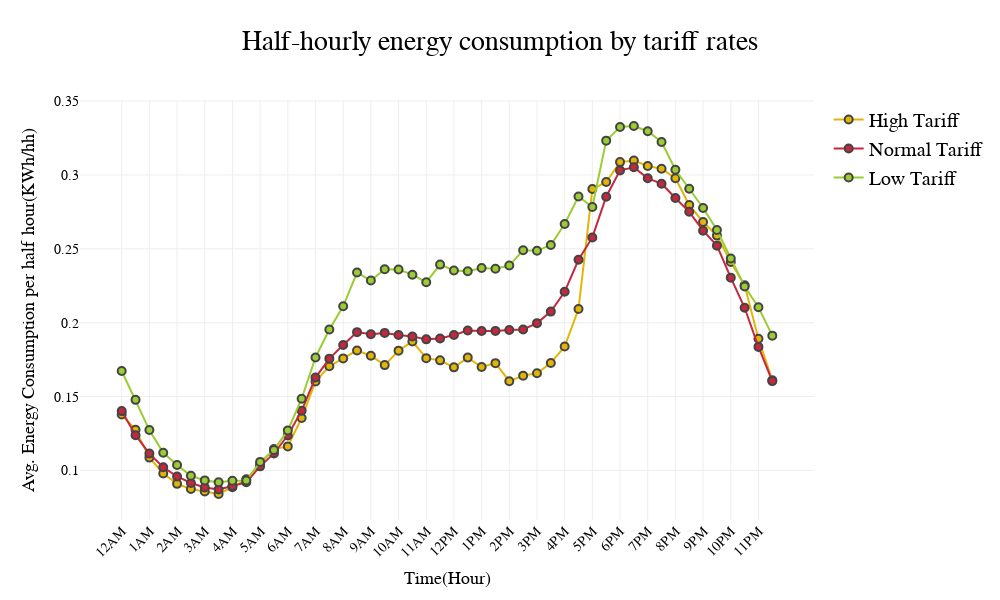

Notebook code for this chart:
### Code cell
data = [
        go.Scatter(
        x=df_dtou_halfhourly_energy_usage.index, # assign x as the dataframe column 
        y=df_dtou_halfhourly_energy_usage['High'], # assign y as the dataframe column
        name='High Tariff',# text displayed as legend label
        mode='lines+markers',
        marker=dict(
                 size=8,
                 color="#E3B505",
                 line=dict(width=2)
                     )
                     ),
        go.Scatter(
        x=df_dtou_halfhourly_energy_usage.index, # assign x as the dataframe column 
        y=df_dtou_halfhourly_energy_usage['Normal'], # assign y as the dataframe column
        name='Normal Tariff',# text displayed as legend label
        mode='lines+markers',
        marker=dict(
                 size=8,
                 color="#C5283D",
                 line=dict(width=2)
                     ),
                     ),
        go.Scatter(
        x=df_dtou_halfhourly_energy_usage.index, # assign x as the dataframe column 
        y=df_dtou_halfhourly_energy_usage['Low'], # assign y as the dataframe column
        name='Low Tariff',# text displayed as legend label
        mode='lines+markers',
        marker=dict(
                 size=8,
                 color="yellowgreen",
                 line=dict(width=2)
                     )
                     )]    
layout = go.Layout(
         autosize=False,
         width=1000,
         height=600,
         title='Half-hourly energy consumption by tariff rates',
         font=dict(family='Arial', size=20, color='black'),
         xaxis=dict(
               title='Time(Hour)',
               titlefont=dict(
                         family='Arial',
                         size=18,
                         color='black'),
         tickfont=dict(
                  family='Arial',
                  size=14,
                  color='black'),
         tickvals=[k*2 for k in range(0,24)],
         ticktext=['12AM', '1AM', '2AM', '3AM', '4AM', '5AM', '6AM', '7AM', '8AM', '9AM', '10AM', '11AM', '12PM',
                   '1PM', '2PM', '3PM', '4PM','5PM','6PM','7PM','8PM','9PM','10PM','11PM'],
         tickangle=-45),
         yaxis=dict(
               title='Avg. Energy Consumption per half hour(KWh/hh)',
               titlefont=dict(
               family='Arial',
               size=18,
               color='black'),
               tickfont=dict(
                        family='Arial',
                        size=14,
                        color='black')))
iplot({'data':data,'layout':layout})

### Figure 1 — Plotly figure (JSON) as saved in the notebook; plotly's stock layout.template omitted (floating-point values rounded to 4 significant figures)
{"data": [{"marker": {"color": "#E3B505", "line": {"width": 2}, "size": 8}, "mode": "lines+markers", "name": "High Tariff", "type": "scatter", "x": ["12:00 AM", "12:30 AM", "01:00 AM", "01:30 AM", "02:00 AM", "02:30 AM", "03:00 AM", "03:30 AM", "04:00 AM", "04:30 AM", "05:00 AM", "05:30 AM", "06:00 AM", "06:30 AM", "07:00 AM", "07:30 AM", "08:00 AM", "08:30 AM", "09:00 AM", "09:30 AM", "10:00 AM", "10:30 AM", "11:00 AM", "11:30 AM", "12:00 PM", "12:30 PM", "01:00 PM", "01:30 PM", "02:00 PM", "02:30 PM", "03:00 PM", "03:30 PM", "04:00 PM", "04:30 PM", "05:00 PM", "05:30 PM", "06:00 PM", "06:30 PM", "07:00 PM", "07:30 PM", "08:00 PM", "08:30 PM", "09:00 PM", "09:30 PM", "10:00 PM", "10:30 PM", "11:00 PM", "11:30 PM"], "y": [0.1379, 0.1276, 0.1087, 0.09801, 0.09096, 0.08753, 0.08578, 0.0841, 0.08866, 0.09409, 0.1045, 0.1145, 0.1163, 0.1355, 0.1602, 0.1705, 0.1759, 0.1812, 0.1777, 0.1713, 0.1811, 0.1873, 0.176, 0.1745, 0.1698, 0.1764, 0.1701, 0.1727, 0.1604, 0.1642, 0.1658, 0.1727, 0.1839, 0.2093, 0.2904, 0.2952, 0.3087, 0.3098, 0.3061, 0.3042, 0.2978, 0.2796, 0.2681, 0.2589, 0.2411, 0.2253, 0.1892, 0.1611]}, {"marker": {"color": "#C5283D", "line": {"width": 2}, "size": 8}, "mode": "lines+markers", "name": "Normal Tariff", "type": "scatter", "x": ["12:00 AM", "12:30 AM", "01:00 AM", "01:30 AM", "02:00 AM", "02:30 AM", "03:00 AM", "03:30 AM", "04:00 AM", "04:30 AM", "05:00 AM", "05:30 AM", "06:00 AM", "06:30 AM", "07:00 AM", "07:30 AM", "08:00 AM", "08:30 AM", "09:00 AM", "09:30 AM", "10:00 AM", "10:30 AM", "11:00 AM", "11:30 AM", "12:00 PM", "12:30 PM", "01:00 PM", "01:30 PM", "02:00 PM", "02:30 PM", "03:00 PM", "03:30 PM", "04:00 PM", "04:30 PM", "05:00 PM", "05:30 PM", "06:00 PM", "06:30 PM", "07:00 PM", "07:30 PM", "08:00 PM", "08:30 PM", "09:00 PM", "09:30 PM", "10:00 PM", "10:30 PM", "11:00 PM", "11:30 PM"], "y": [0.1402, 0.1239, 0.1114, 0.1022, 0.09598, 0.09157, 0.08847, 0.0872, 0.08952, 0.09206, 0.1028, 0.1116, 0.1236, 0.1405, 0.1629, 0.1757, 0.185, 0.1936, 0.1922, 0.1931, 0.1917, 0.1907, 0.1887, 0.1893, 0.1917, 0.1947, 0.1944, 0.1944, 0.1951, 0.1954, 0.1997, 0.2075, 0.2209, 0.2425, 0.2577, 0.2852, 0.3031, 0.3052, 0.2977, 0.2941, 0.2844, 0.275, 0.2623, 0.2521, 0.2305, 0.2101, 0.1836, 0.1605]}, {"marker": {"color": "yellowgreen", "line": {"width": 2}, "size": 8}, "mode": "lines+markers", "name": "Low Tariff", "type": "scatter", "x": ["12:00 AM", "12:30 AM", "01:00 AM", "01:30 AM", "02:00 AM", "02:30 AM", "03:00 AM", "03:30 AM", "04:00 AM", "04:30 AM", "05:00 AM", "05:30 AM", "06:00 AM", "06:30 AM", "07:00 AM", "07:30 AM", "08:00 AM", "08:30 AM", "09:00 AM", "09:30 AM", "10:00 AM", "10:30 AM", "11:00 AM", "11:30 AM", "12:00 PM", "12:30 PM", "01:00 PM", "01:30 PM", "02:00 PM", "02:30 PM", "03:00 PM", "03:30 PM", "04:00 PM", "04:30 PM", "05:00 PM", "05:30 PM", "06:00 PM", "06:30 PM", "07:00 PM", "07:30 PM", "08:00 PM", "08:30 PM", "09:00 PM", "09:30 PM", "10:00 PM", "10:30 PM", "11:00 PM", "11:30 PM"], "y": [0.1673, 0.1478, 0.1274, 0.112, 0.1037, 0.09643, 0.09331, 0.0921, 0.09304, 0.09319, 0.1058, 0.1139, 0.1271, 0.1486, 0.1765, 0.1954, 0.2111, 0.2339, 0.2285, 0.2362, 0.236, 0.2325, 0.2274, 0.2393, 0.2354, 0.2349, 0.237, 0.2365, 0.2387, 0.2491, 0.2487, 0.2526, 0.2668, 0.2854, 0.2783, 0.3232, 0.3324, 0.3331, 0.3295, 0.3223, 0.3035, 0.2906, 0.2776, 0.2627, 0.2435, 0.2245, 0.2105, 0.1912]}], "layout": {"autosize": false, "font": {"color": "black", "family": "Arial", "size": 20}, "height": 600, "title": "Half-hourly energy consumption by tariff rates", "width": 1000, "xaxis": {"tickangle": -45, "tickfont": {"color": "black", "family": "Arial", "size": 14}, "ticktext": ["12AM", "1AM", "2AM", "3AM", "4AM", "5AM", "6AM", "7AM", "8AM", "9AM", "10AM", "11AM", "12PM", "1PM", "2PM", "3PM", "4PM", "5PM", "6PM", "7PM", "8PM", "9PM", "10PM", "11PM"], "tickvals": [0, 2, 4, 6, 8, 10, 12, 14, 16, 18, 20, 22, 24, 26, 28, 30, 32, 34, 36, 38, 40, 42, 44, 46], "title": "Time(Hour)", "titlefont": {"color": "black", "family": "Arial", "size": 18}}, "yaxis": {"tickfont": {"color": "black", "family": "Arial", "size": 14}, "title": "Avg. Energy Consumption per half hour(KWh/hh)", "titlefont": {"color": "black", "family": "Arial", "size": 18}}}}
